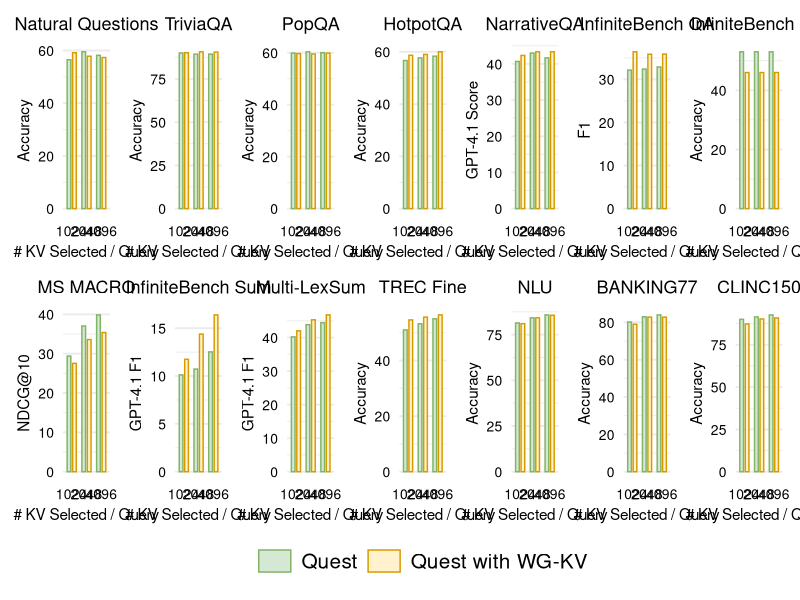

Recreate this plot in R.
library(tidyverse)
library(patchwork)

method_priority <- c("Quest Only", "WG-KV + Quest")

data <- read_csv("data/integration.csv") %>%
  mutate(
    method = fct_relevel(method, method_priority),
    score = case_when(
      panel_title == "NarrativeQA" ~ score * (100 / 3),
      panel_title == "InfiniteBench Sum" | panel_title == "Multi-LexSum" ~ score * 100,
      TRUE ~ score
    )
  )

panel_info <- data %>%
  distinct(panel_title, y_label)

fig_list <- map(seq_len(nrow(panel_info)), \(idx) {
  panel_label <- panel_info$panel_title[[idx]]
  axis_label <- panel_info$y_label[[idx]]

  panel_data <- data %>%
    filter(panel_title == panel_label, y_label == axis_label, kv_attended %in% c(1024, 2048, 4096)) %>%
    mutate(kv_attended = factor(kv_attended, levels = c(1024, 2048, 4096)))

  plot <- ggplot(panel_data, aes(x = kv_attended, y = score, fill = method, colour = method)) +
    geom_col(
      position = position_dodge(width = 0.74),
      width = 0.5,
      linewidth = 0.5
    )

  plot +
    scale_fill_manual(
      breaks = method_priority,
      labels = c("Quest", "Quest with WG-KV"),
      values = c(
        "Quest Only" = "#D5E8D4",
        "WG-KV + Quest" = "#FFF2CC"
      )
    ) +
    scale_colour_manual(
      values = c(
        "Quest Only" = "#82B366",
        "WG-KV + Quest" = "#D79B00"
      )
    ) +
    guides(
      fill = guide_legend(
        override.aes = list(
          linewidth = 0.5,
          colour = c("#82B366", "#D79B00")
        ),
        keywidth = 1.7
      ),
      colour = "none"
    ) +
    labs(
      x = "# KV Selected / Query",
      y = axis_label,
      title = panel_label
    ) +
    coord_cartesian(clip = "off") +
    theme_minimal(base_size = 14) +
    theme(
      plot.title = element_text(size = 13, hjust = 0.5),
      legend.title = element_blank(),
      legend.text = element_text(size = 15),
      axis.text.x = element_text(size = 10, colour = "black"),
      axis.text.y = element_text(size = 10, colour = "black"),
      axis.title.x = element_text(size = 11),
      axis.title.y = element_text(size = 11),
      panel.grid.major.x = element_blank()
    )
})

fig <- wrap_plots(fig_list, ncol = 7, guides = "collect") &
  theme(legend.position = "bottom")

ggsave("integration_new.pdf", fig, width = 14.0, height = 4.7, units = "in")
